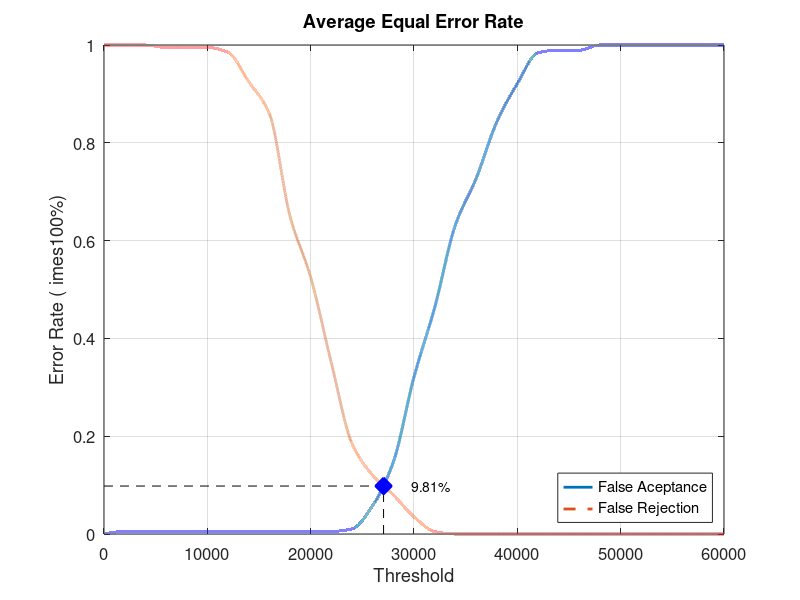
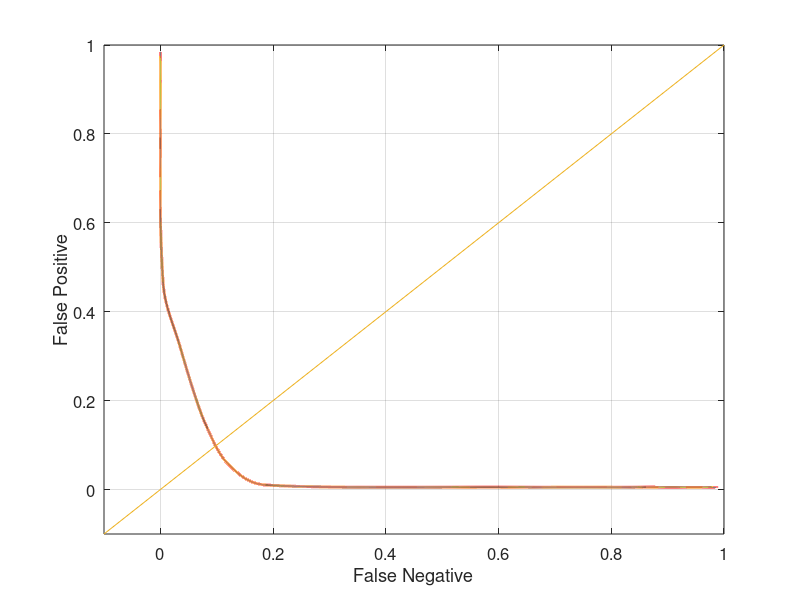

Source code (MATLAB) for these figures, in order:
close all;
clear;
clc;
x = 0:2000:60000;
xq = 0:0.5:60000;

y0 = [0 0.00526316 0.00526316 0.00526316 0.00526316 0.00526316 0.00526316 0.00526316 0.00526316 0.00526316 0.00526316 0.00526316 0.0105263 0.0578947 0.147368 0.321053 0.463158 0.631579 0.726316 0.842105 0.921053 0.984211 0.989474 0.989474 1 1 1 1 1 1 1]
yy0 = interp1(x, y0, xq, 'pchip');
y1 = [1 1 1 0.995 0.995 0.995 0.985 0.925 0.86 0.65 0.525 0.35 0.185 0.12 0.08 0.035 0.005 0 0 0 0 0 0 0 0 0 0 0 0 0 0]
yy1 = interp1(x, y1, xq, 'pchip');

% Calculating EER: 
y2 = abs(y0 - y1);
find(y2 == min(y2))
yy2 = abs(yy0 - yy1);
xEER = find(yy2 == min(yy2));
xEERIndex = xq(xEER) % X-axis EER
yEER = yy0(xEER) % Y-axis EER

main = figure
plot(xq, yy0,'-','LineWidth', 2);	hold on
plot(xq, yy1,'--','LineWidth', 2);	hold on
plot([xEERIndex xEERIndex], [0 yEER], 'k--');	hold on
plot([0 xEERIndex], [yEER yEER], 'k--');	hold on
plot(xEERIndex, yEER, 'bx', 'LineWidth', 10);	hold on
text(xEERIndex + 10 * xEERIndex / 100, yEER, [num2str(round((10000 * yEER)) / 100) '%'])
legend('False Aceptance', 'False Rejection', 'Location', 'SouthEast')
xlabel('Threshold')
ylabel('Error Rate (	imes100%)')
title('Average Equal Error Rate')
set(gca, 'FontSize', 12)
axis([0 60000 0 1])
grid on

print(main, 'Database4_2Main', '-dpng');
FNRxFPR = figure('Color', [1 1 1]);
plot(yy1, yy0, '-', yy1, yy0, 'LineWidth', 2);
hold on
y = -0.1:0.1:1
plot(y, y); 
set(gca, 'FontSize', 12)
xlabel('False Negative')
ylabel('False Positive')
axis([-0.1 1 -0.1 1])
set(gca, 'FontSize', 12)
grid on

print(FNRxFPR, 'Database4_2FNRxFPR','-dpng');
